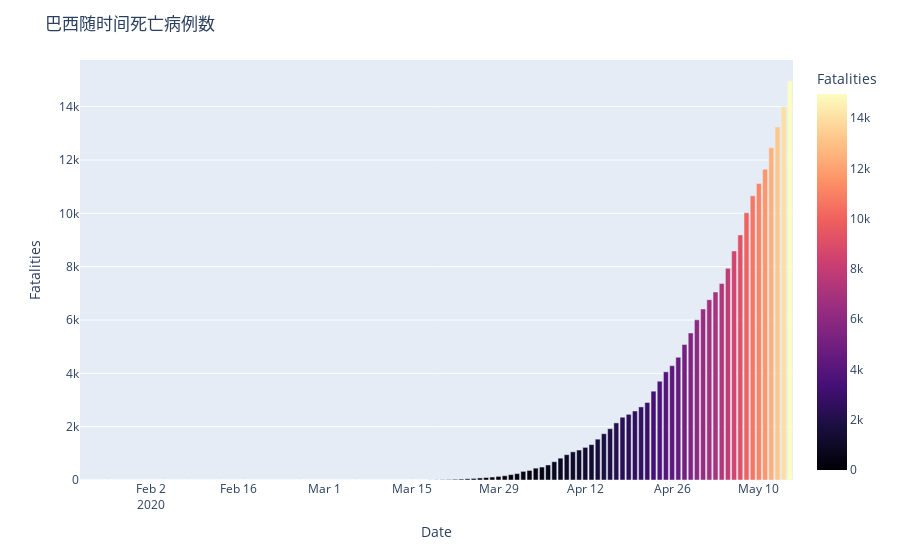

The notebook cell this image was saved under:
### Code cell
fig = px.bar(df_brz_records,x='Date', y='Fatalities', color="Fatalities", color_continuous_scale=px.colors.sequential.Magma)
fig.update_layout(title_text='巴西随时间死亡病例数')
fig.show()
